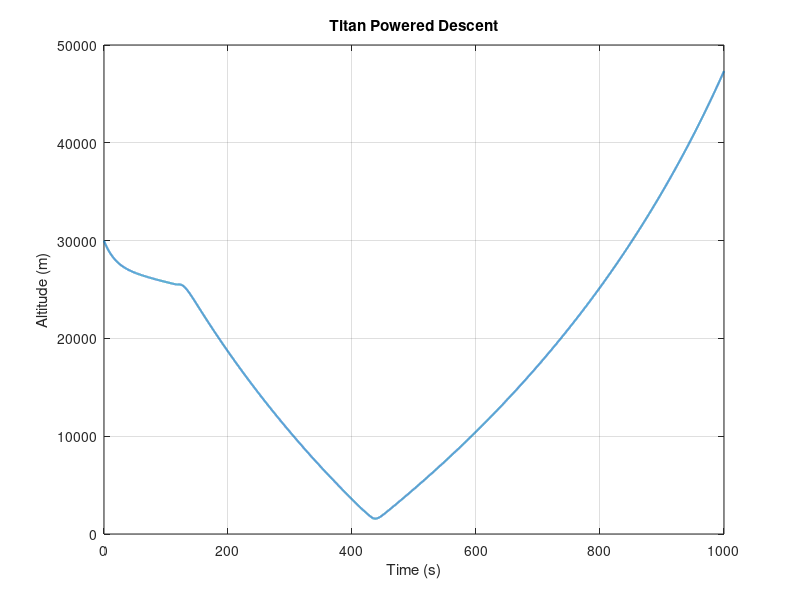
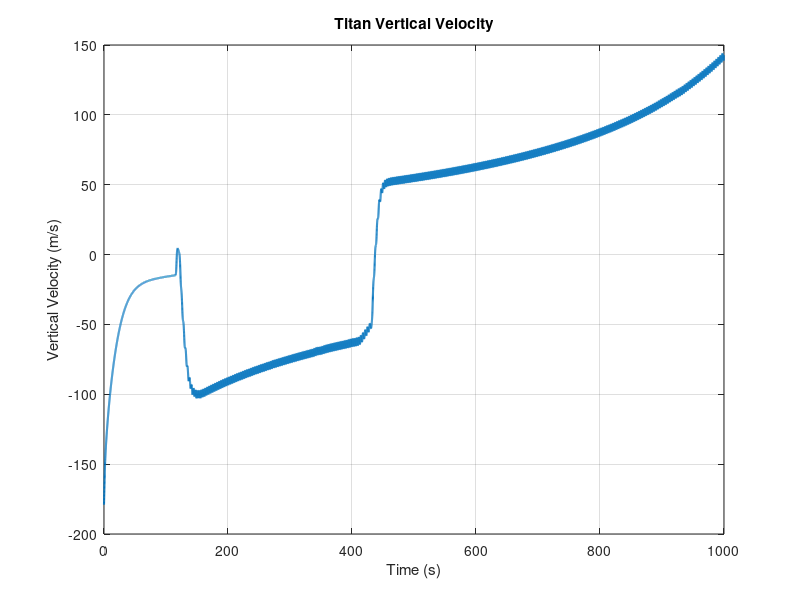
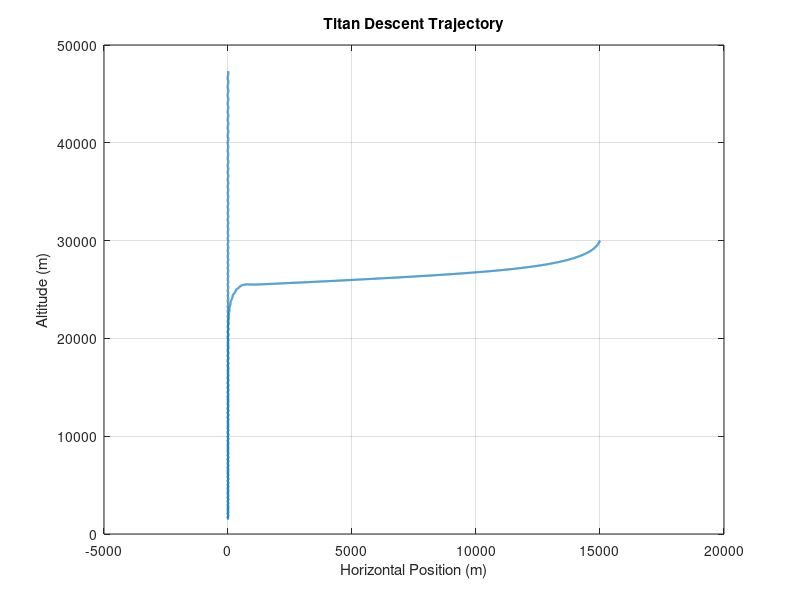
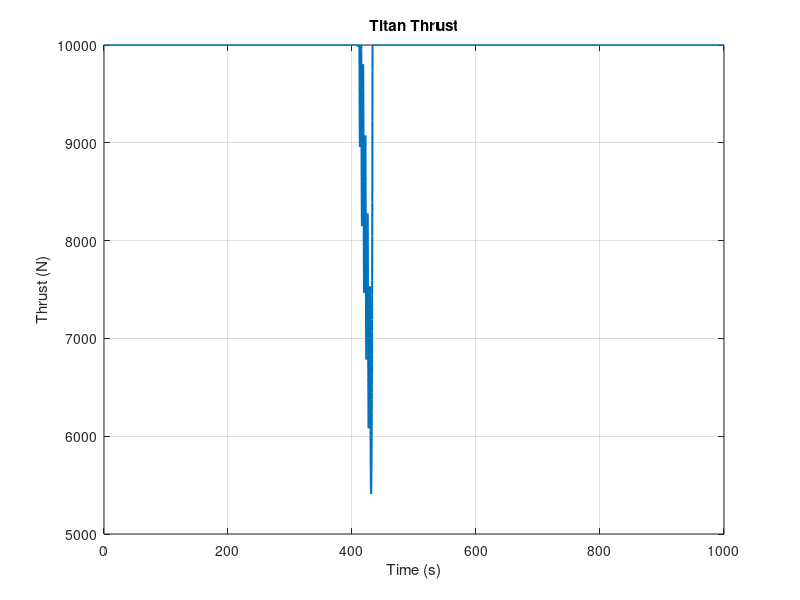

Here is the MATLAB script that generated these plots, in order:
clear; clc; close all;

gTitan = 1.352;
rho0 = 5.43;
Hrho = 22000;
p0 = 146700;

m0 = 1200;
mDry = 700;

Tmax = 10000;
Isp = 310;
g0 = 9.80665;

Cd = 0.8;
Aref = 0.9;

LTVC = 1.0;
Iy = 1200;

deltaMax = deg2rad(12);
tauTVC = 0.08;

wn = 1.5;
zeta = 0.85;

Kx = 0.010;
Kvx = 0.20;
Kv = 0.80;

dt = 0.05;
tMax = 1000;

t = 0:dt:tMax;
N = numel(t);

state = [15000; 30000; -35; -180; deg2rad(8); 0; 0; m0];

X = zeros(8,N);
U = zeros(5,N);

for k = 1:N
    x = state(1);
    h = state(2);
    Vx = state(3);
    Vz = state(4);
    theta = state(5);
    q = state(6);
    delta = state(7);
    mass = state(8);

    V = hypot(Vx,Vz);
    rho = rho0*exp(-max(h,0)/Hrho);

    if V > 1e-6
        D = 0.5*rho*V^2*Cd*Aref;
        Dx = -D*Vx/V;
        Dz = -D*Vz/V;
    else
        Dx = 0;
        Dz = 0;
    end

    VzCmd = -min(180,Kv*sqrt(max(2*gTitan*h,0)));
    azCmd = Kv*(VzCmd-Vz);
    axCmd = Kx*(0-x)-Kvx*Vx;

    TxReq = mass*axCmd-Dx;
    TzReq = mass*(azCmd+gTitan)-Dz;
    Treq = hypot(TxReq,TzReq);
    T = min(Treq,Tmax);

    thetaCmd = atan2(TxReq,max(TzReq,1e-6));
    thetaError = atan2(sin(thetaCmd-theta),cos(thetaCmd-theta));
    Mcmd = Iy*(wn^2*thetaError-2*zeta*wn*q);

    if T > 1e-6
        deltaCmd = asin(max(-1,min(1,Mcmd/(T*LTVC))));
    else
        deltaCmd = 0;
    end

    deltaCmd = max(-deltaMax,min(deltaMax,deltaCmd));
    alpha = theta + delta;

    Tx = T*sin(alpha);
    Tz = T*cos(alpha);
    ax = (Tx+Dx)/mass;
    az = (Tz+Dz)/mass-gTitan;
    M = T*sin(delta)*LTVC;
    qDot = M/Iy;
    deltaDot = (deltaCmd-delta)/tauTVC;
    mdot = -T/(Isp*g0);

    if mass + mdot*dt < mDry
        mdot = (mDry-mass)/dt;
    end

    k1 = [Vx; Vz; ax; az; q; qDot; deltaDot; mdot];

    s2 = state + 0.5*dt*k1;
    x = s2(1); h = s2(2); Vx = s2(3); Vz = s2(4);
    theta = s2(5); q = s2(6); delta = s2(7); mass = s2(8);
    V = hypot(Vx,Vz);
    rho = rho0*exp(-max(h,0)/Hrho);

    if V > 1e-6
        D = 0.5*rho*V^2*Cd*Aref;
        Dx = -D*Vx/V;
        Dz = -D*Vz/V;
    else
        Dx = 0; Dz = 0;
    end

    VzCmd = -min(180,Kv*sqrt(max(2*gTitan*h,0)));
    azCmd = Kv*(VzCmd-Vz);
    axCmd = Kx*(0-x)-Kvx*Vx;
    TxReq = mass*axCmd-Dx;
    TzReq = mass*(azCmd+gTitan)-Dz;
    Treq = hypot(TxReq,TzReq);
    T = min(Treq,Tmax);
    thetaCmd = atan2(TxReq,max(TzReq,1e-6));
    thetaError = atan2(sin(thetaCmd-theta),cos(thetaCmd-theta));
    Mcmd = Iy*(wn^2*thetaError-2*zeta*wn*q);

    if T > 1e-6
        deltaCmd = asin(max(-1,min(1,Mcmd/(T*LTVC))));
    else
        deltaCmd = 0;
    end

    deltaCmd = max(-deltaMax,min(deltaMax,deltaCmd));
    alpha = theta+delta;
    Tx = T*sin(alpha);
    Tz = T*cos(alpha);
    ax = (Tx+Dx)/mass;
    az = (Tz+Dz)/mass-gTitan;
    M = T*sin(delta)*LTVC;
    qDot = M/Iy;
    deltaDot = (deltaCmd-delta)/tauTVC;
    mdot = -T/(Isp*g0);

    if mass + mdot*dt < mDry
        mdot = (mDry-mass)/dt;
    end

    k2 = [Vx; Vz; ax; az; q; qDot; deltaDot; mdot];

    s3 = state + 0.5*dt*k2;
    x = s3(1); h = s3(2); Vx = s3(3); Vz = s3(4);
    theta = s3(5); q = s3(6); delta = s3(7); mass = s3(8);
    V = hypot(Vx,Vz);
    rho = rho0*exp(-max(h,0)/Hrho);

    if V > 1e-6
        D = 0.5*rho*V^2*Cd*Aref;
        Dx = -D*Vx/V;
        Dz = -D*Vz/V;
    else
        Dx = 0; Dz = 0;
    end

    VzCmd = -min(180,Kv*sqrt(max(2*gTitan*h,0)));
    azCmd = Kv*(VzCmd-Vz);
    axCmd = Kx*(0-x)-Kvx*Vx;
    TxReq = mass*axCmd-Dx;
    TzReq = mass*(azCmd+gTitan)-Dz;
    Treq = hypot(TxReq,TzReq);
    T = min(Treq,Tmax);
    thetaCmd = atan2(TxReq,max(TzReq,1e-6));
    thetaError = atan2(sin(thetaCmd-theta),cos(thetaCmd-theta));
    Mcmd = Iy*(wn^2*thetaError-2*zeta*wn*q);

    if T > 1e-6
        deltaCmd = asin(max(-1,min(1,Mcmd/(T*LTVC))));
    else
        deltaCmd = 0;
    end

    deltaCmd = max(-deltaMax,min(deltaMax,deltaCmd));
    alpha = theta+delta;
    Tx = T*sin(alpha);
    Tz = T*cos(alpha);
    ax = (Tx+Dx)/mass;
    az = (Tz+Dz)/mass-gTitan;
    M = T*sin(delta)*LTVC;
    qDot = M/Iy;
    deltaDot = (deltaCmd-delta)/tauTVC;
    mdot = -T/(Isp*g0);

    if mass + mdot*dt < mDry
        mdot = (mDry-mass)/dt;
    end

    k3 = [Vx; Vz; ax; az; q; qDot; deltaDot; mdot];

    s4 = state + dt*k3;
    x = s4(1); h = s4(2); Vx = s4(3); Vz = s4(4);
    theta = s4(5); q = s4(6); delta = s4(7); mass = s4(8);
    V = hypot(Vx,Vz);
    rho = rho0*exp(-max(h,0)/Hrho);

    if V > 1e-6
        D = 0.5*rho*V^2*Cd*Aref;
        Dx = -D*Vx/V;
        Dz = -D*Vz/V;
    else
        Dx = 0; Dz = 0;
    end

    VzCmd = -min(180,Kv*sqrt(max(2*gTitan*h,0)));
    azCmd = Kv*(VzCmd-Vz);
    axCmd = Kx*(0-x)-Kvx*Vx;
    TxReq = mass*axCmd-Dx;
    TzReq = mass*(azCmd+gTitan)-Dz;
    Treq = hypot(TxReq,TzReq);
    T = min(Treq,Tmax);
    thetaCmd = atan2(TxReq,max(TzReq,1e-6));
    thetaError = atan2(sin(thetaCmd-theta),cos(thetaCmd-theta));
    Mcmd = Iy*(wn^2*thetaError-2*zeta*wn*q);

    if T > 1e-6
        deltaCmd = asin(max(-1,min(1,Mcmd/(T*LTVC))));
    else
        deltaCmd = 0;
    end

    deltaCmd = max(-deltaMax,min(deltaMax,deltaCmd));
    alpha = theta+delta;
    Tx = T*sin(alpha);
    Tz = T*cos(alpha);
    ax = (Tx+Dx)/mass;
    az = (Tz+Dz)/mass-gTitan;
    M = T*sin(delta)*LTVC;
    qDot = M/Iy;
    deltaDot = (deltaCmd-delta)/tauTVC;
    mdot = -T/(Isp*g0);

    if mass + mdot*dt < mDry
        mdot = (mDry-mass)/dt;
    end

    k4 = [Vx; Vz; ax; az; q; qDot; deltaDot; mdot];

    state = state + dt*(k1+2*k2+2*k3+k4)/6;

    if state(8) < mDry
        state(8) = mDry;
    end

    if state(2) <= 0
        state(2) = 0;
        state(4) = 0;
        X(:,k) = state;
        U(:,k) = [T;delta;thetaCmd;Treq;V];
        break;
    end

    X(:,k) = state;
    U(:,k) = [T;delta;thetaCmd;Treq;V];
end

valid = find(X(8,:) ~= 0);

if isempty(valid)
    valid = 1:N;
end

tv = t(valid);
Xv = X(:,valid);
Uv = U(:,valid);

figure;
plot(tv,Xv(2,:),'LineWidth',1.5);
grid on;
xlabel('Time (s)');
ylabel('Altitude (m)');
title('Titan Powered Descent');

figure;
plot(tv,Xv(4,:),'LineWidth',1.5);
grid on;
xlabel('Time (s)');
ylabel('Vertical Velocity (m/s)');
title('Titan Vertical Velocity');

figure;
plot(Xv(1,:),Xv(2,:),'LineWidth',1.5);
grid on;
xlabel('Horizontal Position (m)');
ylabel('Altitude (m)');
title('Titan Descent Trajectory');

figure;
plot(tv,Uv(1,:),'LineWidth',1.5);
grid on;
xlabel('Time (s)');
ylabel('Thrust (N)');
title('Titan Thrust');

figure;
plot(tv,rad2deg(Uv(2,:)),'LineWidth',1.5);
grid on;
xlabel('Time (s)');
ylabel('TVC Angle (deg)');
title('Titan TVC Gimbal');

figure;
plot(tv,Xv(8,:),'LineWidth',1.5);
grid on;
xlabel('Time (s)');
ylabel('Mass (kg)');
title('Titan Propellant Mass Evolution');

disp('Titan GNC and TVC simulation complete.');
